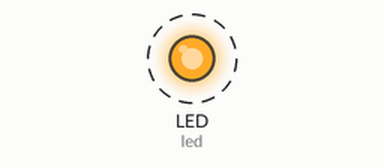
Bench run of a program on a simulated CircuitPython board. Parts: output pins drawn as LEDs (lit = HIGH). Dashed ring = blinking. What the program prints to the serial console is not drawn. At 5.0 s the program ends and the board releases its pins; the recording ends there.

Above: at 0.12 s.
Timing chart, 0 to 3.0 s (numbered marks = the images above):
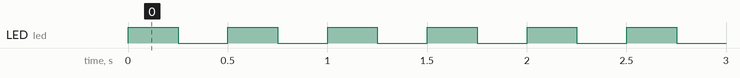

Measured:
- by itself, LED (led): alternates HIGH for 0.25 s and LOW for 0.25 s

The program:

week2_led_blink.py
```python
#Example of blinking the built-in LED
#Amy Kang
#09/07/2022

#Resource: https://learn.adafruit.com/adafruit-feather-m4-express-atsamd51/creating-and-editing-code

print("let's blink")

import board
import digitalio #gives acess to pins
import time

print("it is now " + str(time.monotonic()))

led = digitalio.DigitalInOut(board.LED) #create variable that gives acess to the hardware pin
led.direction = digitalio.Direction.OUTPUT #set led pin as output so we can turn it on/off

startTime = time.monotonic() #record start time
duration = 5 #set how long to blink for (seconds)

print("start")

while (time.monotonic() - startTime) < duration:
    led.value = True
    time.sleep(0.5 / 2)
    led.value = False
    time.sleep(0.5 / 2)
    print("  runtime - %.1f" % time.monotonic())

print("all done")
```
